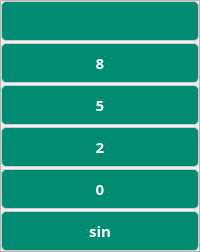
                 <widget class="QFrame" name="frame_4">
                  <property name="sizePolicy">
                   <sizepolicy hsizetype="Preferred" vsizetype="Expanding">
                    <horstretch>0</horstretch>
                    <verstretch>0</verstretch>
                   </sizepolicy>
                  </property>
                  <property name="frameShape">
                   <enum>QFrame::StyledPanel</enum>
                  </property>
                  <property name="frameShadow">
                   <enum>QFrame::Raised</enum>
                  </property>
                  <layout class="QVBoxLayout" name="verticalLayout_6">
                   <property name="spacing">
                    <number>2</number>
                   </property>
                   <property name="leftMargin">
                    <number>0</number>
                   </property>
                   <property name="topMargin">
                    <number>0</number>
                   </property>
                   <property name="rightMargin">
                    <number>0</number>
                   </property>
                   <property name="bottomMargin">
                    <number>0</number>
                   </property>
                   <item>
                    <widget class="QPushButton" name="btn_e">
                     <property name="sizePolicy">
                      <sizepolicy hsizetype="Minimum" vsizetype="Expanding">
                       <horstretch>0</horstretch>
                       <verstretch>0</verstretch>
                      </sizepolicy>
                     </property>
                     <property name="minimumSize">
                      <size>
                       <width>0</width>
                       <height>40</height>
                      </size>
                     </property>
                     <property name="font">
                      <font>
                       <family>Segoe UI Symbol</family>
                       <pointsize>11</pointsize>
                      </font>
                     </property>
                     <property name="styleSheet">
                      <string notr="true">QPushButton {

background-color: #008C72;
border-radius: 5px;
border: 1px solid #CCCCCC;
color: #ffffff;

}

QPushButton:hover {
	
	background-color: #47AC99;
}</string>
                     </property>
                     <property name="text">
                      <string/>
                     </property>
                     <property name="icon">
                      <iconset>
                       <normaloff>media/letter-e.png</normaloff>media/letter-e.png</iconset>
                     </property>
                     <property name="iconSize">
                      <size>
                       <width>14</width>
                       <height>13</height>
                      </size>
                     </property>
                    </widget>
                   </item>
                   <item>
                    <widget class="QPushButton" name="btn_eight">
                     <property name="sizePolicy">
                      <sizepolicy hsizetype="Minimum" vsizetype="Expanding">
                       <horstretch>0</horstretch>
                       <verstretch>0</verstretch>
                      </sizepolicy>
                     </property>
                     <property name="minimumSize">
                      <size>
                       <width>0</width>
                       <height>40</height>
                      </size>
                     </property>
                     <property name="font">
                      <font>
                       <family>Segoe UI Variable Text</family>
                       <pointsize>11</pointsize>
                       <weight>75</weight>
                       <bold>true</bold>
                      </font>
                     </property>
                     <property name="styleSheet">
                      <string notr="true">QPushButton {

background-color: #008C72;
border-radius: 5px;
border: 1px solid #CCCCCC;
color: #ffffff;

}

QPushButton:hover {
	
	background-color: #47AC99;
}</string>
                     </property>
                     <property name="text">
                      <string>8</string>
                     </property>
                     <property name="iconSize">
                      <size>
                       <width>20</width>
                       <height>20</height>
                      </size>
                     </property>
                    </widget>
                   </item>
                   <item>
                    <widget class="QPushButton" name="btn_five">
                     <property name="sizePolicy">
                      <sizepolicy hsizetype="Minimum" vsizetype="Expanding">
                       <horstretch>0</horstretch>
                       <verstretch>0</verstretch>
                      </sizepolicy>
                     </property>
                     <property name="minimumSize">
                      <size>
                       <width>0</width>
                       <height>40</height>
                      </size>
                     </property>
                     <property name="font">
                      <font>
                       <family>Segoe UI Variable Text</family>
                       <pointsize>11</pointsize>
                       <weight>75</weight>
                       <bold>true</bold>
                      </font>
                     </property>
                     <property name="styleSheet">
                      <string notr="true">QPushButton {

background-color: #008C72;
border-radius: 5px;
border: 1px solid #CCCCCC;
color: #ffffff;

}

QPushButton:hover {
	
	background-color: #47AC99;
}</string>
                     </property>
                     <property name="text">
                      <string>5</string>
                     </property>
                     <property name="iconSize">
                      <size>
                       <width>20</width>
                       <height>20</height>
                      </size>
                     </property>
                    </widget>
                   </item>
                   <item>
                    <widget class="QPushButton" name="btn_two">
                     <property name="sizePolicy">
                      <sizepolicy hsizetype="Minimum" vsizetype="Expanding">
                       <horstretch>0</horstretch>
                       <verstretch>0</verstretch>
                      </sizepolicy>
                     </property>
                     <property name="minimumSize">
                      <size>
                       <width>0</width>
                       <height>40</height>
                      </size>
                     </property>
                     <property name="font">
                      <font>
                       <family>Segoe UI Variable Text</family>
                       <pointsize>11</pointsize>
                       <weight>75</weight>
                       <bold>true</bold>
                      </font>
                     </property>
                     <property name="styleSheet">
                      <string notr="true">QPushButton {

background-color: #008C72;
border-radius: 5px;
border: 1px solid #CCCCCC;
color: #ffffff;

}

QPushButton:hover {
	
	background-color: #47AC99;
}</string>
                     </property>
                     <property name="text">
                      <string>2</string>
                     </property>
                     <property name="iconSize">
                      <size>
                       <width>20</width>
                       <height>20</height>
                      </size>
                     </property>
                    </widget>
                   </item>
                   <item>
                    <widget class="QPushButton" name="btn_zero">
                     <property name="sizePolicy">
                      <sizepolicy hsizetype="Minimum" vsizetype="Expanding">
                       <horstretch>0</horstretch>
                       <verstretch>0</verstretch>
                      </sizepolicy>
                     </property>
                     <property name="minimumSize">
                      <size>
                       <width>0</width>
                       <height>40</height>
                      </size>
                     </property>
                     <property name="font">
                      <font>
                       <family>Segoe UI Variable Text</family>
                       <pointsize>11</pointsize>
                       <weight>75</weight>
                       <bold>true</bold>
                      </font>
                     </property>
                     <property name="styleSheet">
                      <string notr="true">QPushButton {

background-color: #008C72;
border-radius: 5px;
border: 1px solid #CCCCCC;
color: #ffffff;

}

QPushButton:hover {
	
	background-color: #47AC99;
}</string>
                     </property>
                     <property name="text">
                      <string>0</string>
                     </property>
                     <property name="iconSize">
                      <size>
                       <width>20</width>
                       <height>20</height>
                      </size>
                     </property>
                    </widget>
                   </item>
                   <item>
                    <widget class="QPushButton" name="btn_sin">
                     <property name="sizePolicy">
                      <sizepolicy hsizetype="Minimum" vsizetype="Expanding">
                       <horstretch>0</horstretch>
                       <verstretch>0</verstretch>
                      </sizepolicy>
                     </property>
                     <property name="minimumSize">
                      <size>
                       <width>0</width>
                       <height>40</height>
                      </size>
                     </property>
                     <property name="font">
                      <font>
                       <family>Segoe UI Variable Text</family>
                       <pointsize>11</pointsize>
                       <weight>75</weight>
                       <bold>true</bold>
                      </font>
                     </property>
                     <property name="styleSheet">
                      <string notr="true">QPushButton {

background-color: #008C72;
border-radius: 5px;
border: 1px solid #CCCCCC;
color: #ffffff;

}

QPushButton:hover {
	
	background-color: #47AC99;
}</string>
                     </property>
                     <property name="text">
                      <string>sin</string>
                     </property>
                    </widget>
                   </item>
                  </layout>
                 </widget>
